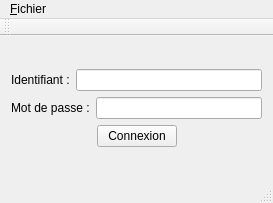
<?xml version="1.0" encoding="UTF-8"?>
<ui version="4.0">
 <class>MainWindow</class>
 <widget class="QMainWindow" name="MainWindow">
  <property name="geometry">
   <rect>
    <x>0</x>
    <y>0</y>
    <width>273</width>
    <height>203</height>
   </rect>
  </property>
  <property name="windowTitle">
   <string>MainWindow</string>
  </property>
  <widget class="QWidget" name="centralWidget">
   <layout class="QVBoxLayout" name="verticalLayout_3">
    <item>
     <layout class="QVBoxLayout" name="verticalLayout_2">
      <item>
       <layout class="QVBoxLayout" name="verticalLayout">
        <item>
         <layout class="QHBoxLayout" name="horizontalLayout_2">
          <item>
           <widget class="QLabel" name="label">
            <property name="text">
             <string>Identifiant :</string>
            </property>
           </widget>
          </item>
          <item>
           <widget class="QLineEdit" name="lineEdit"/>
          </item>
         </layout>
        </item>
        <item>
         <layout class="QHBoxLayout" name="horizontalLayout">
          <item>
           <widget class="QLabel" name="label_2">
            <property name="text">
             <string>Mot de passe :</string>
            </property>
           </widget>
          </item>
          <item>
           <widget class="QLineEdit" name="lineEdit_2"/>
          </item>
         </layout>
        </item>
       </layout>
      </item>
      <item>
       <layout class="QHBoxLayout" name="horizontalLayout_3">
        <item>
         <spacer name="horizontalSpacer">
          <property name="orientation">
           <enum>Qt::Horizontal</enum>
          </property>
          <property name="sizeHint" stdset="0">
           <size>
            <width>40</width>
            <height>20</height>
           </size>
          </property>
         </spacer>
        </item>
        <item>
         <widget class="QPushButton" name="pushButton">
          <property name="text">
           <string>Connexion</string>
          </property>
         </widget>
        </item>
        <item>
         <spacer name="horizontalSpacer_2">
          <property name="orientation">
           <enum>Qt::Horizontal</enum>
          </property>
          <property name="sizeHint" stdset="0">
           <size>
            <width>40</width>
            <height>20</height>
           </size>
          </property>
         </spacer>
        </item>
       </layout>
      </item>
     </layout>
    </item>
   </layout>
  </widget>
  <widget class="QMenuBar" name="menuBar">
   <property name="geometry">
    <rect>
     <x>0</x>
     <y>0</y>
     <width>273</width>
     <height>27</height>
    </rect>
   </property>
   <widget class="QMenu" name="menuFichier">
    <property name="title">
     <string>&amp;Fichier</string>
    </property>
    <addaction name="actionQuitter"/>
   </widget>
   <addaction name="menuFichier"/>
  </widget>
  <widget class="QToolBar" name="mainToolBar">
   <attribute name="toolBarArea">
    <enum>TopToolBarArea</enum>
   </attribute>
   <attribute name="toolBarBreak">
    <bool>false</bool>
   </attribute>
  </widget>
  <widget class="QStatusBar" name="statusBar"/>
  <action name="actionQuitter">
   <property name="text">
    <string>&amp;Quitter</string>
   </property>
  </action>
 </widget>
 <layoutdefault spacing="6" margin="11"/>
 <resources/>
 <connections/>
</ui>
